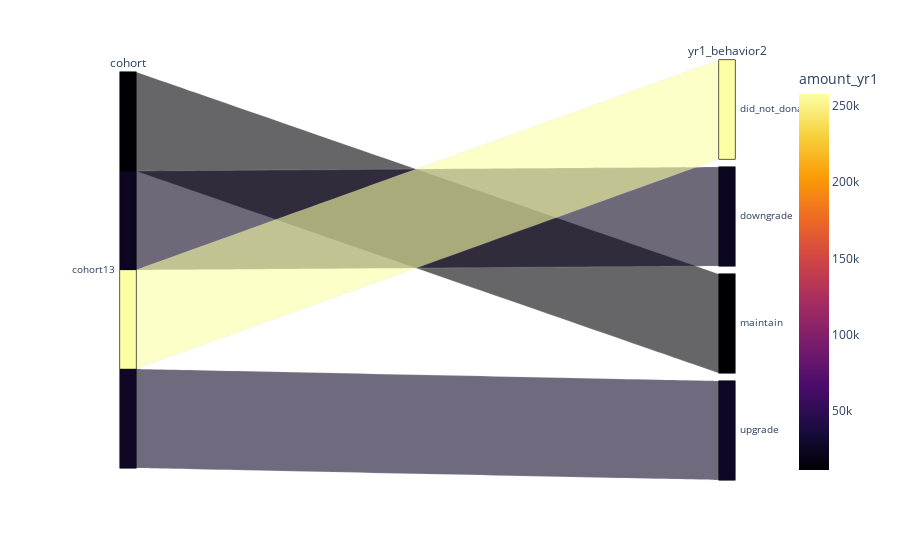

Notebook source saved alongside this figure:
### Code cell
df=donations.query('cohort=="cohort13"').groupby(['cohort', 'yr1_behavior2'
                 #'yr3_behavior2', 'yr4_behavior2'
                ]).count().reset_index()
fig = px.parallel_categories(df, dimensions=['cohort', 'yr1_behavior2'],
                color="amount_yr1", color_continuous_scale=px.colors.sequential.Inferno,
                labels={'sex':'Payer sex', 'smoker':'Smokers at the table', 'day':'Day of week'})
fig.show()

### Figure 1 — Plotly figure (JSON) as saved in the notebook; plotly's stock layout.template omitted (floating-point values rounded to 4 significant figures)
{"data": [{"dimensions": [{"label": "cohort", "values": ["cohort13", "cohort13", "cohort13", "cohort13"]}, {"label": "yr1_behavior2", "values": ["did_not_donate", "downgrade", "maintain", "upgrade"]}], "domain": {"x": [0, 1], "y": [0, 1]}, "line": {"color": [257939, 23847, 11171, 27112], "coloraxis": "coloraxis"}, "name": "", "type": "parcats"}], "layout": {"coloraxis": {"colorbar": {"title": {"text": "amount_yr1"}}, "colorscale": [[0, "#000004"], [0.1111, "#1b0c41"], [0.2222, "#4a0c6b"], [0.3333, "#781c6d"], [0.4444, "#a52c60"], [0.5556, "#cf4446"], [0.6667, "#ed6925"], [0.7778, "#fb9b06"], [0.8889, "#f7d13d"], [1, "#fcffa4"]]}, "legend": {"tracegroupgap": 0}, "margin": {"t": 60}}}
